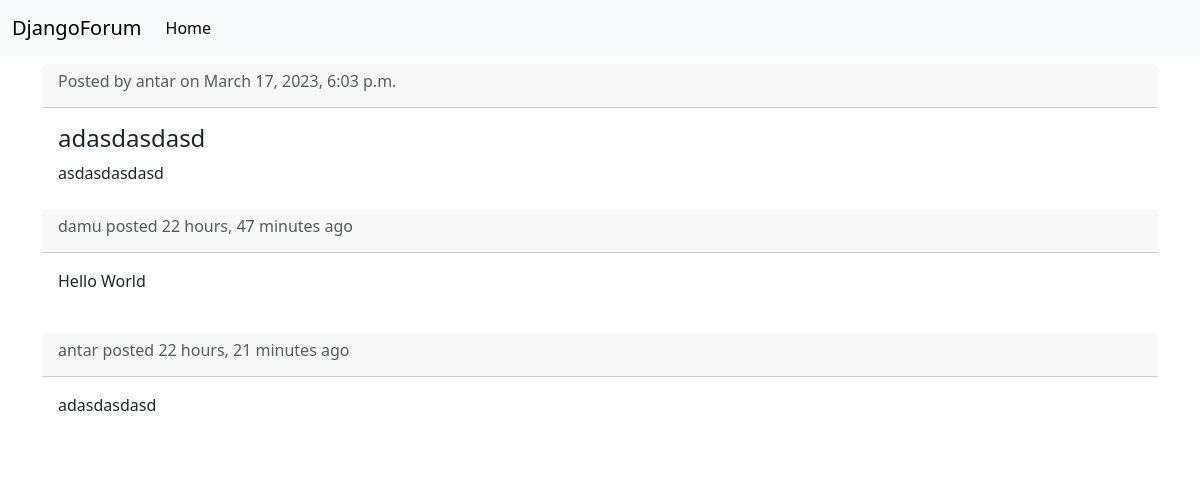
The page /post/show_post/adasdasdasd on the database its author committed.
### posts/models.py (models this page shows, shortened)
class Post(models.Model):
    post_id = models.AutoField(primary_key=True)
    post_title = models.CharField(max_length=50)
    post_content = models.TextField()
    post_slug = models.SlugField(unique=True,null=True)
    post_tags = TaggableManager()
    post_likes = models.ManyToManyField(User,related_name='post_likes')
    post_created_at = models.DateTimeField(auto_now_add=True)
    post_created_by = models.ForeignKey(User,on_delete=models.CASCADE)
    post_category = models.ForeignKey(Category,on_delete=models.CASCADE)
    post_view_count = models.IntegerField(default=0)
    def save(self, *args, **kwargs):
        value = self.post_title
        self.post_slug = slugify(value, allow_unicode=True)
        super().save(*args, **kwargs)

class Comment(models.Model):
    comment_id = models.AutoField(primary_key=True)
    comment_content = models.TextField()
    comment_post = models.ForeignKey(Post,on_delete=models.CASCADE)
    comment_user = models.ForeignKey(User,on_delete=models.CASCADE,null=True)
    comment_created_at = models.DateTimeField(auto_now=True)

### posts/views.py (the view)
# urls.py: path("show_post/<slug:post_slug>",views.show_post,name="show_post"),
def show_post(request, post_slug):
    post = Post.objects.filter(post_slug=post_slug).first()
    if post:
        post_comments = Comment.objects.filter(
            comment_post=post.post_id).order_by('comment_created_at')
        post_liked = False
        post_delete=False
        if request.user.is_authenticated:
            if post.post_created_by == request.user:
                post_delete=True
            if post.post_likes.filter(id=request.user.id).exists():
                post_liked = True
        context = {
            "post": post,
            "post_liked": post_liked,
            "post_comments": post_comments,
            "post_delete": post_delete
        }
        viewed_by_session_count(request, post)
        return render(request, "post/show.html", context)
    else:
        return redirect("home")

### posts/views.py (called while the page is built)
def viewed_by_session_count(request, obj):
    session_key = 'viewed_{}'.format(obj.post_id)
    if not request.session.get(session_key, False):
        obj.post_view_count += 1
        obj.save(update_fields=['post_view_count'])
        request.session[session_key] = True

### templates/post/show.html (shortened to what this page needs)
{% extends 'layout.html' %}
{% block body %}
<div class="container">
  {% if post %}
  <div class="card my-2">
    <div class="card-header">
          <h6 class="text-muted">Posted by {{post.post_created_by}} on {{post.post_created_at}}</h6>
    </div>
    <div class="card-body">
      <h4 class="card-title">{{post.post_title}}</h4>
      <p class="card-text">{{post.post_content}}</p>
    </div>
  </div>
   {% endif %}
   {% for comment in post_comments%}
  <div class="card my-2">
    <div class="card-header">
      <h6 class="card-heading text-muted">{{comment.comment_user}} posted {{comment.comment_created_at | timesince}} ago</h6>
    </div>
    <div class="card-body">
      <p>{{comment.comment_content}}</p>
    </div>
  </div>
  {% endfor %}
</div>
{% endblock body %}

### templates/layout.html (shortened to what this page needs)
<!doctype html>
<html lang="en">
  <head>
    <link href="https://cdn.jsdelivr.net/npm/bootstrap@5.3.0-alpha1/dist/css/bootstrap.min.css" rel="stylesheet">
  </head>
  <body>
    <nav class="navbar navbar-expand-lg navbar-light bg-light">
  <div class="container-fluid">
    <a class="navbar-brand" href="{% url 'home' %}">DjangoForum</a>
    <div class="collapse navbar-collapse" id="navbarNav">
      <ul class="navbar-nav">
        <li class="nav-item">
          <a class="nav-link active" aria-current="page" href="{% url 'home' %}">Home</a>
        </li>
      </ul>
    </div>
  </div>
</nav>
    {% block body %}{% endblock body %}
  </body>
</html>

### templates/post/show.html (style rules this page uses)
.card { outline: none; border: none; }

### rows shown on the page
Post: post_created_by "antar", post_created_at "March 17, 2023, 6:03 p.m.", post_title "adasdasdasd", post_content "asdasdasdasd"
Comment: comment_user "damu", comment_created_at "22 hours, 47 minutes", comment_content "Hello World"
Comment: comment_user "antar", comment_created_at "22 hours, 21 minutes", comment_content "adasdasdasd"
